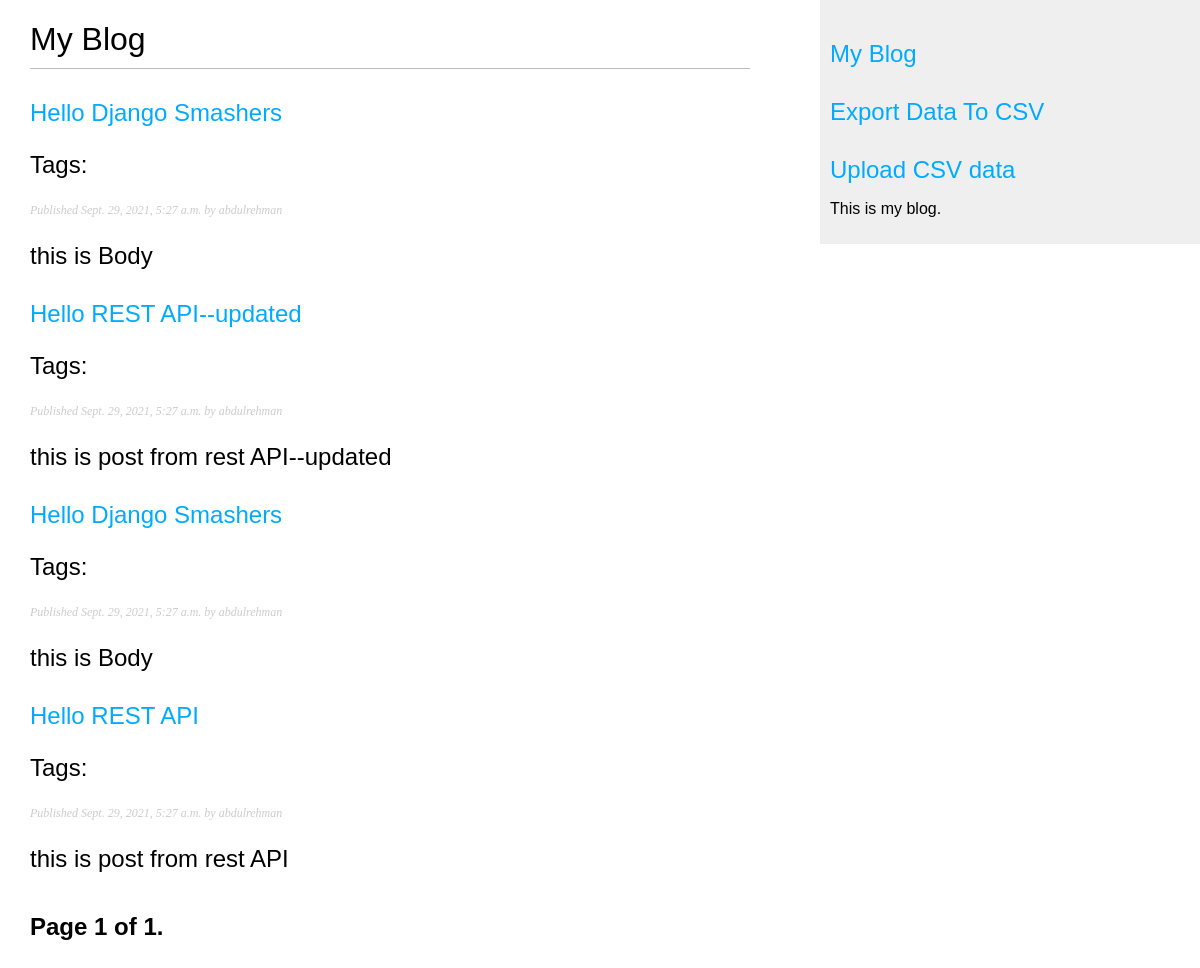
The page /blog/ on the database as committed earlier.
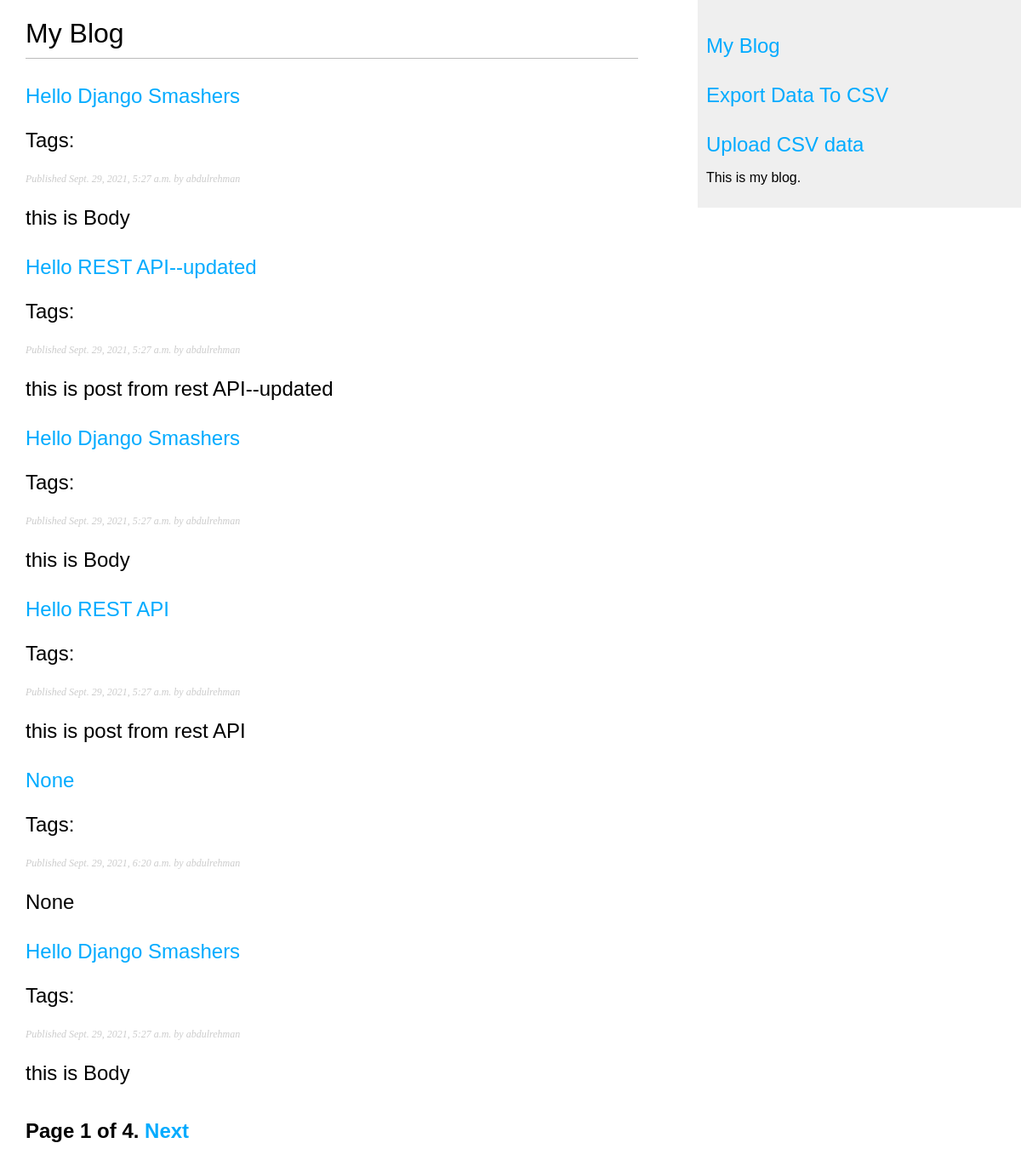
The same page on the database as committed later.
### api/models.py (models this page shows, shortened)
class Post(models.Model):
    STATUS_CHOICES = (
        ('draft', 'Draft'),
        ('published', 'Published'),
    )
    title = models.CharField(max_length=200, blank=True, null=True)
    body = models.CharField(max_length=200, blank=True, null=True)
    author = models.ForeignKey(User, on_delete=models.CASCADE, related_name='post_author')
    slug = models.CharField(max_length=200, blank=True, null=True)
    publish = models.DateTimeField(default=timezone.now)
    created = models.DateTimeField(auto_now_add=True)
    updated = models.DateTimeField(auto_now=True)
    status = models.CharField(max_length=10, choices=STATUS_CHOICES, default='draft')

### blog/views.py (the view)
# urls.py: path('', views.post_list, name='post_list'),
def post_list(request, tag_slug=None):
    object_list = Post.objects.all()
    tag = None
    if tag_slug:
        tag = get_object_or_404(Tag, slug=tag_slug)
        object_list = object_list.filter(tags__in=[tag])
    paginator = Paginator(object_list, 6) # 3 posts in each page
    page = request.GET.get('page')
    try:
        posts = paginator.page(page)
    except PageNotAnInteger:
        posts = paginator.page(1)
    except EmptyPage:
        posts = paginator.page(paginator.num_pages)
    return render(request, 'blog/post/list.html', {'page':page, 'posts': posts, 'tag':tag})

### blog/templates/blog/post/list.html (shortened to what this page needs)
{% extends "blog/base.html" %}
{% block content %}
 <h1>My Blog</h1>
 {% for post in posts %}
 <h2>
 <a href="{{ post.get_absolute_url }}">
 {{ post.title }}
 </a>
 <p class="tags">Tags:
 </p>
 <p class="date">
 Published {{ post.publish }} by {{ post.author }}
 </p>
 {{ post.body|truncatewords:30|linebreaks }}
 {% endfor %}
 {% include "pagination.html" with page=posts %}
{% endblock %}

Rows that differ between the two databases and show on the page:
added Post: title "None", publish "Sept. 29, 2021, 6:20 a.m.", author "abdulrehman", body "None"
added Post: title "Hello Django Smashers", publish "Sept. 29, 2021, 5:27 a.m.", author "abdulrehman", body "this is Body"
Other text that changed with them:
{{ page.paginator.num_pages }}: "1" → "4"
text now shown: "Next"
